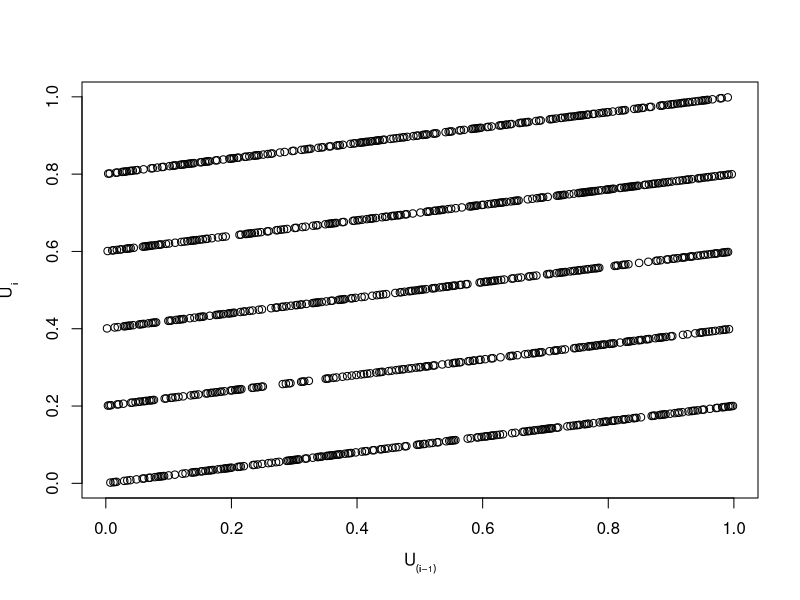

R code for this plot:
# clear variables and close windows
rm(list = ls(all = TRUE))
graphics.off()

# parameter settings
n    = 1000
a    = 1229
b    = 1
M    = 2048
seed = 12

# main computation
y    = NULL
y[1] = seed
i    = 2
while (i <= n) {
    y[i] = (a * y[i - 1] + b)%%M
    i = i + 1
}
y = y/M

# output
plot(y[1:(n - 2)], y[2:(n - 1)], col = "black", xlab = c(expression(U * bold(scriptstyle(atop(phantom(1), 
    (i - 1)))))), ylab = c(expression(U * bold(scriptstyle(atop(phantom(1), 
    i)))))) 